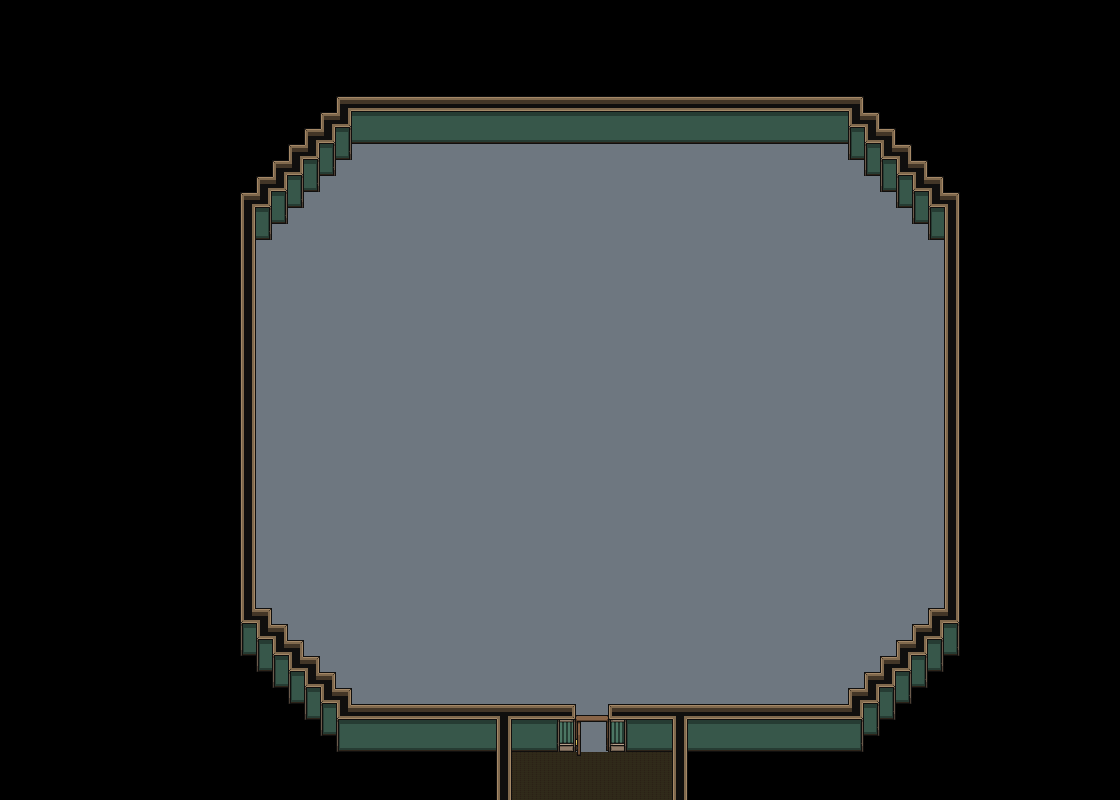

Tiled map render using the project's own tile images. Description and the map definition, with tile-layer contents summarised, below:
An orthogonal 70x50 tile map with 16x16 px tiles, 5 tile layers (Sol, Objets, Petits Objets, Chaises, ...), 2 tilesets and 2 objects (entry_from_etage_2, boss).

<map version="1.10" tiledversion="1.12.2" orientation="orthogonal" renderorder="right-down" width="70" height="50" tilewidth="16" tileheight="16" infinite="0" nextlayerid="10" nextobjectid="3">
 <tileset firstgid="1" source="Donjon_wall.tsx" />
 <tileset firstgid="494" source="jeudetuie.tsx" />
 <layer id="4" name="Sol" width="70" height="50">
  <data>[3500 cells, 1605 non-empty, 2 distinct tile ids]</data>
 </layer>
 <layer id="5" name="Objets" width="70" height="50">
  <data>[3500 cells, 0 non-empty, 0 distinct tile ids]</data>
 </layer>
 <layer id="6" name="Petits Objets" width="70" height="50">
  <data>[3500 cells, 0 non-empty, 0 distinct tile ids]</data>
 </layer>
 <objectgroup id="7" name="Doors" />
 <objectgroup id="8" name="Spawns">
  <object id="1" name="entry_from_etage_2" x="592.858" y="686.362">
   <point />
  </object>
  <object id="2" name="boss" x="592" y="250">
   <point />
  </object>
 </objectgroup>
 <layer id="9" name="Chaises" width="70" height="50">
  <data>[3500 cells, 0 non-empty, 0 distinct tile ids]</data>
 </layer>
 <layer id="3" name="Mur" width="70" height="50">
  <data>[3500 cells, 350 non-empty, 29 distinct tile ids]</data>
 </layer>
</map>
